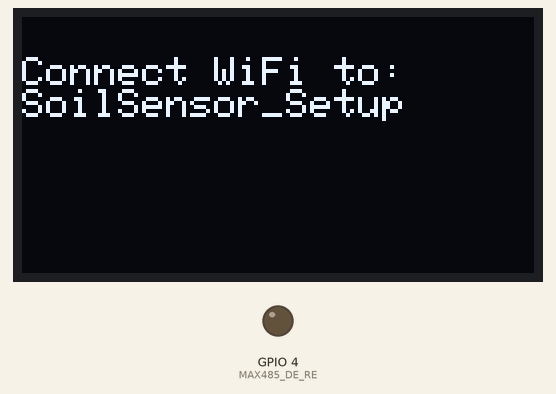
Recording of a program running on a simulated ESP32. Parts: 128×64 one-colour display, output pins drawn as LEDs (lit = HIGH). WiFi joins after 1.5 s; servers stay silent unless stated; nothing arrives over Bluetooth unless stated; a phone connects over Bluetooth LE 3 s after start; what the program prints to the serial monitor is not drawn.

Above: at 0.2 s.
At 1.7 s:
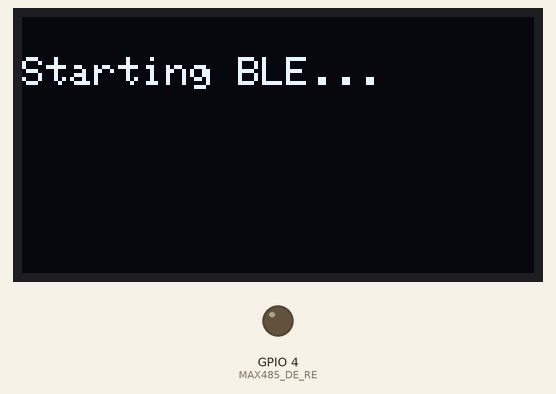
At 5.1 s:
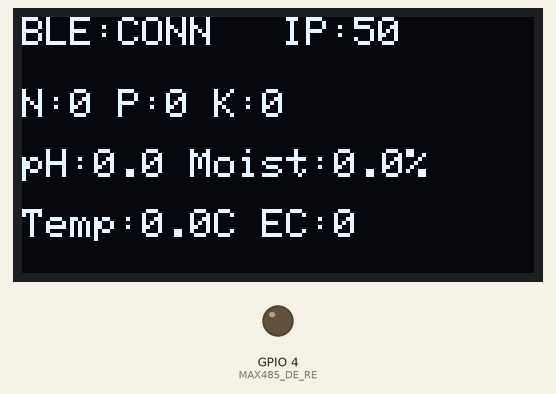

Measured:
- what the display in image 0 shows lasts 1.5 s, from 0.1 s to 1.6 s
- what the display in image 1 shows lasts 3.4 s, from 1.6 s to 5.0 s

The program:

main.cpp
```cpp
#include <ModbusMaster.h>
#include <NimBLEDevice.h>
#include <ArduinoJson.h>
#include <Wire.h>
#include <WiFi.h>
#include <WebServer.h>
#include <Adafruit_GFX.h>
#include <Adafruit_SSD1306.h>
#include <ESPmDNS.h>
#include <WiFiManager.h>

// --- ตั้งค่าขา Pin ---
#define MAX485_DE_RE 4
#define RX_PIN 16
#define TX_PIN 17

// ข้อมูล WiFi เดิมจะถูกลบออก (WiFiManager จะจัดการให้แทน)

// --- ตั้งค่าจอ OLED ---
Adafruit_SSD1306 display(128, 64, &Wire, -1);
HardwareSerial RS485Serial(2);
ModbusMaster node;
WebServer server(80);

// --- UUID บลูทูธ ---
#define SERVICE_UUID        "b7185de0-2c63-4c74-8c21-f857dc3fb3eb"
#define CHARACTERISTIC_UUID "229b07fd-7823-4cbe-814c-b08dcca03572"

NimBLEServer* pServer = NULL;
NimBLECharacteristic* pCharacteristic = NULL;
bool deviceConnected = false;

// --- ข้อมูลเซนเซอร์และตัวจับเวลา ---
String lastJsonData = "{}";
unsigned long previousMillis = 0; // 🌟 ตัวแปรจับเวลาแทน delay
const long interval = 3000;       // 🌟 ให้อ่านเซนเซอร์ทุก 3 วินาที

// --- ฟังก์ชันควบคุม RS485 ---
void preTransmission() { digitalWrite(MAX485_DE_RE, 1); }
void postTransmission() { digitalWrite(MAX485_DE_RE, 0); }

// --- Callbacks ดักจับ Bluetooth ---
class MyCallbacks: public NimBLEServerCallbacks {
    void onConnect(NimBLEServer* pServer) { deviceConnected = true; }
    void onDisconnect(NimBLEServer* pServer) {
        deviceConnected = false;
        NimBLEDevice::startAdvertising();
    }
};

void setup() {
  Serial.begin(115200);

  if(!display.begin(SSD1306_SWITCHCAPVCC, 0x3C)) {
    Serial.println("OLED Error");
  }
  display.clearDisplay();
  display.setTextColor(WHITE);
  display.setTextSize(1);
  display.setCursor(0, 10);
  display.println("System Starting...");
  display.display();

  display.clearDisplay();
  display.setCursor(0, 10);
  display.println("Starting WiFi...");
  display.display();

  WiFiManager wm;

  // ตั้งเวลาให้รอคนเชื่อมต่อหน้าเว็บ 3 นาที (180 วิ) ถ้าไม่ตั้งค่าให้รันต่อ
  wm.setConfigPortalTimeout(180);

  // สั่งให้หน้าจอแสดงบอกคนใช้ให้ต่อ WiFi เพื่อตั้งค่า
  display.clearDisplay();
  display.setCursor(0, 10);
  display.println("Connect WiFi to:");
  display.println("SoilSensor_Setup");
  display.display();

  // ฟังก์ชันหลัก: พยายามต่อ WiFi เดิม ถ้าต่อไม่ได้ จะปล่อย WiFi ชื่อ "SoilSensor_Setup"
  bool res = wm.autoConnect("SoilSensor_Setup");

  if(!res) {
    Serial.println("Failed to connect or hit timeout");
    // ไม่เป็นไร ปล่อยผ่านไปทำงานแบบออฟไลน์ด้วยบลูทูธแทน
  } else {
    // ถ้าต่อสำเร็จ
    Serial.println("WiFi connected!");
  }

  // ตั้งค่า Web Server
  server.on("/api/sensor", HTTP_GET, []() {
    server.send(200, "application/json", lastJsonData);
  });

  server.on("/", HTTP_GET, []() {
    server.send(200, "text/plain", "SoilSensor OK");
  });

  server.on("/ping", HTTP_GET, []() {
    server.send(200, "application/json", "{\"status\":\"ok\",\"device\":\"SoilSensor\"}");
  });

  server.begin();

  if (!MDNS.begin("soilsensor")) {
    Serial.println("MDNS Error!");
  } else {
    MDNS.addService("http", "tcp", 80);
  }

  display.clearDisplay();
  display.setCursor(0, 10);
  display.println("Starting BLE...");
  display.display();

  NimBLEDevice::init("SoilSensor");
  NimBLEDevice::setMTU(512);
  pServer = NimBLEDevice::createServer();
  pServer->setCallbacks(new MyCallbacks());

  NimBLEService *pService = pServer->createService(SERVICE_UUID);
  pCharacteristic = pService->createCharacteristic(
                      CHARACTERISTIC_UUID,
                      NIMBLE_PROPERTY::READ | NIMBLE_PROPERTY::NOTIFY
                    );
  pService->start();

  NimBLEAdvertising *pAdvertising = NimBLEDevice::getAdvertising();
  pAdvertising->addServiceUUID(SERVICE_UUID);
  pAdvertising->setName("SoilSensor");
  pAdvertising->enableScanResponse(true);
  pAdvertising->start();

  pinMode(MAX485_DE_RE, OUTPUT);
  digitalWrite(MAX485_DE_RE, 0);
  RS485Serial.begin(4800, SERIAL_8N1, RX_PIN, TX_PIN);
  node.begin(1, RS485Serial);
  node.preTransmission(preTransmission);
  node.postTransmission(postTransmission);

  Serial.println("Ready! System Online.");
}

void loop() {
  // 🌟 1. ให้ Web Server ทำงานตลอดเวลา ห้ามโดนบล็อกเด็ดขาด 🌟
  server.handleClient();

  // อัปเดตสถานะการเชื่อมต่อบลูทูธตลอดเวลา
  deviceConnected = (pServer->getConnectedCount() > 0);

  // 🌟 2. ใช้การจับเวลาแทน Delay (จะทำบรรทัดในนี้แค่ทุกๆ 3 วินาที) 🌟
  unsigned long currentMillis = millis();
  if (currentMillis - previousMillis >= interval) {
    previousMillis = currentMillis;

    // อ่านค่าเซนเซอร์
    uint8_t result = node.readHoldingRegisters(0x0000, 7);
    double n=0, p=0, k=0, ph=0, moisture=0, temp=0, ec=0;

    if (result == node.ku8MBSuccess) {
      moisture = node.getResponseBuffer(0) / 10.0;
      temp     = node.getResponseBuffer(1) / 10.0;
      ec       = (double)node.getResponseBuffer(2);
      ph       = node.getResponseBuffer(3) / 10.0;
      n        = (double)node.getResponseBuffer(4);
      p        = (double)node.getResponseBuffer(5);
      k        = (double)node.getResponseBuffer(6);
    }

    // สร้าง JSON
    StaticJsonDocument<200> doc;
    doc["n"] = n;
    doc["p"] = p;
    doc["k"] = k;
    doc["ph"] = ph;
    doc["moisture"] = moisture;
    doc["temp"] = temp;
    doc["ec"] = ec;

    String jsonString;
    serializeJson(doc, jsonString);
    lastJsonData = jsonString; // เก็บไว้ให้ WiFi ดึงไปใช้

    // ส่งข้อมูลผ่าน Bluetooth (ถ้าเชื่อมต่ออยู่)
    if (deviceConnected) {
      pCharacteristic->setValue(jsonString.c_str());
      pCharacteristic->notify();
    }

    // --- แสดงผลจอ OLED ---
    display.clearDisplay();
    display.setCursor(0, 0);
    display.print("BLE:");
    display.print(deviceConnected ? "CONN " : "WAIT ");

    display.setCursor(65, 0);
    if(WiFi.status() == WL_CONNECTED) {
      display.print("IP:");
      display.print(WiFi.localIP().toString().substring(WiFi.localIP().toString().lastIndexOf('.') + 1));
    } else {
      display.print("AP:4.1");
    }

    display.setCursor(0, 18);
    display.printf("N:%.0f P:%.0f K:%.0f", n, p, k);
    display.setCursor(0, 33);
    display.printf("pH:%.1f Moist:%.1f%%", ph, moisture);
    display.setCursor(0, 48);
    display.printf("Temp:%.1fC EC:%.0f", temp, ec);
    display.display();
  }
}
```
